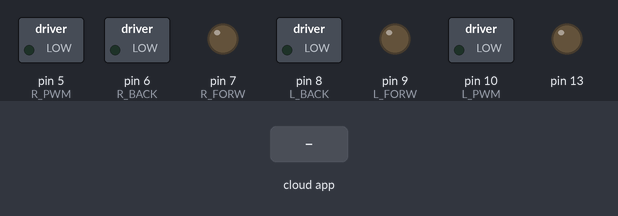
Recording of a sketch running on a simulated Arduino Uno, built with avr-gcc and run on an emulated ATmega328P. Parts: switched loads named in the sketch (green lamp = pin HIGH), output pins drawn as LEDs (lit = HIGH). The test bench sets the inputs (shaded band). The ROS host is connected and sends only what is stated.

Above: at 1.2 s.
1.3 s: the phone or cloud app sets linear.x to -100
At 2.1 s:
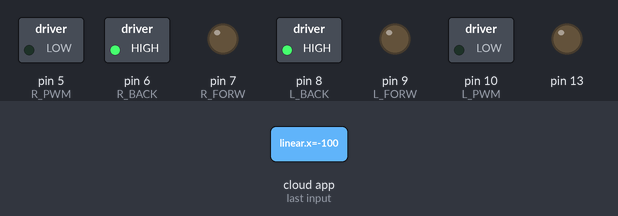
2.8 s: the phone or cloud app sets angular.z to -100
At 3.5 s:
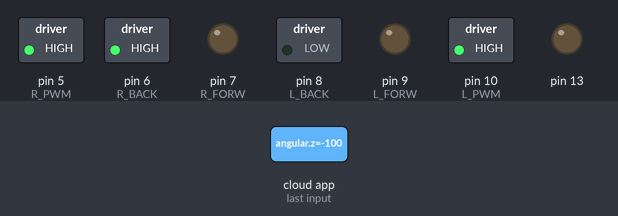
4.3 s: the phone or cloud app sets linear.x to 0
At 5.5 s:
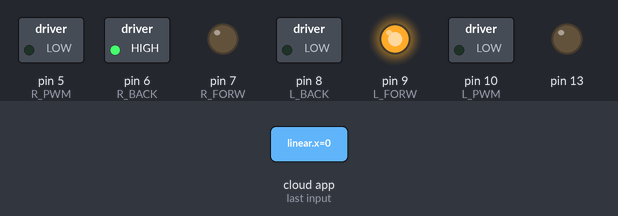
5.8 s: the phone or cloud app sets angular.z to 0
At 7.0 s:
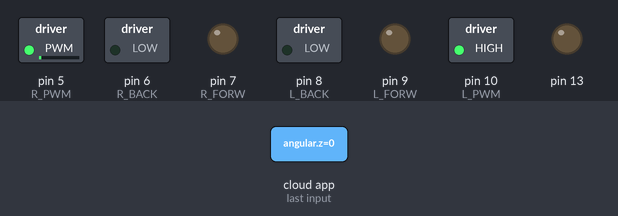
7.3 s: the phone or cloud app sets linear.x to 100
At 7.8 s:
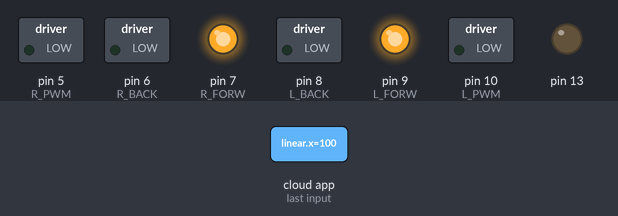
8.8 s: the phone or cloud app sets angular.z to 100
At 9.2 s:
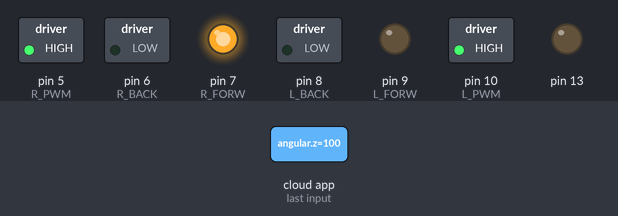
Timing chart, 0 to 11.3 s (numbered marks = the images above; inputs shaded):
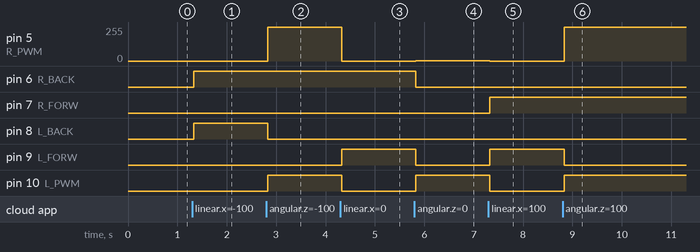

The sketch:

arduino_motor.ino
```cpp
#include <math.h>
#include <ros.h>
#include <geometry_msgs/Twist.h>
#include <SoftwareSerial.h>
SoftwareSerial portOne(11, 12);
// The min amount of PWM the motors need to move. Depends on the battery, motors and controller.
// The max amount is defined by PWMRANGE in Arduino.h
#define PWM_MIN -255
#define PWMRANGE 255

// Declare functions
void setupPins();
void setupSerial();
void setupWiFi();
bool rosConnected();
void onTwist(const geometry_msgs::Twist &msg);
float mapPwm(float x, float out_min, float out_max);

// Pins
const uint8_t R_PWM = 5;
const uint8_t R_BACK = 6;
const uint8_t R_FORW = 7;
const uint8_t L_BACK = 8;
const uint8_t L_FORW = 9;
const uint8_t L_PWM = 10;


// ROS serial server

ros::NodeHandle node;
ros::Subscriber<geometry_msgs::Twist> sub("/cmd_vel", &onTwist);

bool _connected = false;

void setup()
{
  setupPins();
  portOne.begin(9600);
  portOne.println("hello Wlcome");
  pinMode(13, OUTPUT);
  digitalWrite(13,LOW);
  node.initNode();
  node.subscribe(sub);

}

void setupPins()
{


  pinMode(L_PWM, OUTPUT);
  pinMode(L_FORW, OUTPUT);
  pinMode(L_BACK, OUTPUT);
  pinMode(R_PWM, OUTPUT);
  pinMode(R_FORW, OUTPUT);
  pinMode(R_BACK, OUTPUT);
  stop();

}


void stop()
{
  digitalWrite(L_FORW, 0);
  digitalWrite(L_BACK, 0);
  digitalWrite(R_FORW, 0);
  digitalWrite(R_BACK, 0);
  analogWrite(L_PWM, 0);
  analogWrite(R_PWM, 0);
}

void onTwist(const geometry_msgs::Twist &msg)
{
  if (!_connected)
  {
    stop();
    return;
  }
   digitalWrite(13,HIGH);
   digitalWrite(13,LOW);
  portOne.print("Linear:");
  portOne.println(msg.linear.x);
  portOne.print("Angular:");
  portOne.println(msg.angular.z);
  // Cap values at [-1 .. 1]
  float x = max(min(msg.linear.x, 1.0f), -1.0f);
  float z = max(min(msg.angular.z, 1.0f), -1.0f);

  // Calculate the intensity of left and right wheels. Simple version.
  // Taken from https://hackernoon.com/unicycle-to-differential-drive-courseras-control-of-mobile-robots-with-ros-and-rosbots-part-2-6d27d15f2010#1e59
  float l = (msg.linear.x - msg.angular.z) / 2;
  float r = (msg.linear.x + msg.angular.z) / 2;

  // Then map those values to PWM intensities. PWMRANGE = full speed, while PWM_MIN = the minimal amount of power at which the motors begin moving.
  uint16_t lPwm = mapPwm(fabs(l), PWM_MIN, PWMRANGE);
  uint16_t rPwm = mapPwm(fabs(r), PWM_MIN, PWMRANGE);
  digitalWrite(13,HIGH);
   digitalWrite(13,LOW);
  // Set direction pins and PWM
  digitalWrite(L_FORW, l > 0);
  digitalWrite(L_BACK, l < 0);
  digitalWrite(R_FORW, r > 0);
  digitalWrite(R_BACK, r < 0);
  analogWrite(L_PWM, lPwm);
  analogWrite(R_PWM, rPwm);
  portOne.print("lpwm:");
  portOne.println(lPwm);
  portOne.print("rpwm:");
  portOne.println(rPwm);
}

void loop()
{
  if (!rosConnected())
    stop();
  node.spinOnce();
}

bool rosConnected()
{
  // If value changes, notify via LED and console.
  bool connected = node.connected();
  if (_connected != connected)
  {
    _connected = connected;

    portOne.println(connected ? "ROS connected" : "ROS disconnected");
  }
  return connected;
}

// Map x value from [0 .. 1] to [out_min .. out_max]
float mapPwm(float x, float out_min, float out_max)
{
  return x * (out_max - out_min) + out_min;
}
```

Measured:
- after the input at 1.3 s, pin 6 (R_BACK), pin 8 (L_BACK): LOW → HIGH at once
- after the input at 2.8 s, pin 5 (R_PWM): 0/255 → 255/255 at once; pin 8 (L_BACK): HIGH → LOW at once; pin 10 (L_PWM): LOW → HIGH at once
- after the input at 4.3 s, pin 5 (R_PWM): 255/255 → 0/255 at once; pin 9 (L_FORW): LOW → HIGH at once; pin 10 (L_PWM): HIGH → LOW at once
- after the input at 5.8 s, pin 5 (R_PWM): 0/255 → 1/255 at once; pin 6 (R_BACK), pin 9 (L_FORW): HIGH → LOW at once; pin 10 (L_PWM): LOW → HIGH at once
- after the input at 7.3 s, pin 5 (R_PWM): 1/255 → 0/255 at once; pin 7 (R_FORW), pin 9 (L_FORW): LOW → HIGH at once; pin 10 (L_PWM): HIGH → LOW at once
- after the input at 8.8 s, pin 5 (R_PWM): 0/255 → 255/255 at once; pin 9 (L_FORW): HIGH → LOW at once; pin 10 (L_PWM): LOW → HIGH at once
